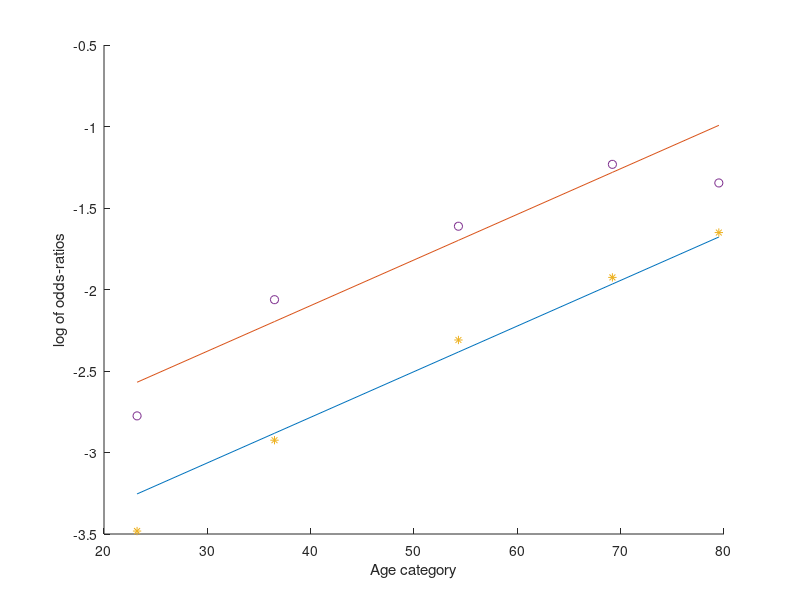
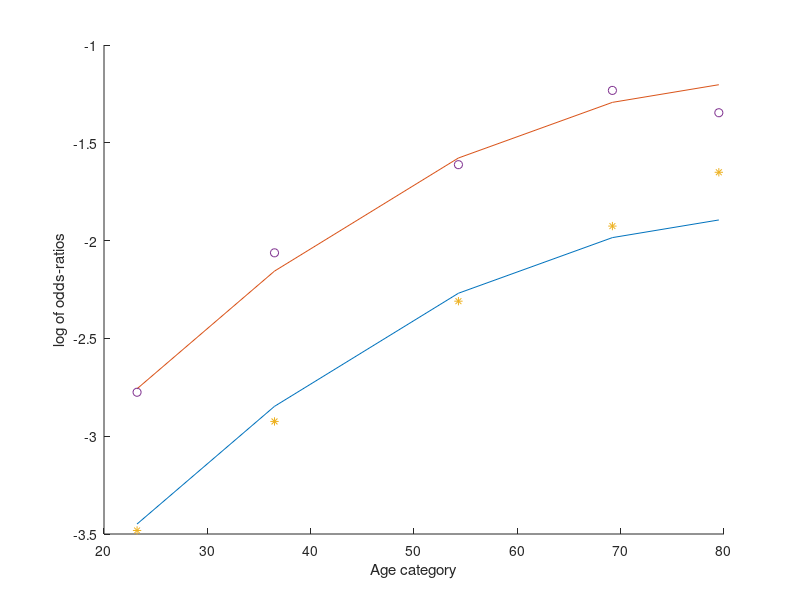

The MATLAB source for these figures, in order:
%% clear all variables and console and close windows
clear
clc
close all

%% Drug data
zi = [1, 0, 1, 0, 1, 0, 0, 0, 0, 21;
      1, 0, 1, 0, 0, 1, 0, 0, 0, 32;
      1, 0, 1, 0, 0, 0, 1, 0, 0, 70;
      1, 0, 1, 0, 0, 0, 0, 1, 0, 43;
      1, 0, 1, 0, 0, 0, 0, 0, 1, 19;
      1, 0, 0, 1, 1, 0, 0, 0, 0, 683;
      1, 0, 0, 1, 0, 1, 0, 0, 0, 596;
      1, 0, 0, 1, 0, 0, 1, 0, 0, 705;
      1, 0, 0, 1, 0, 0, 0, 1, 0, 295;
      1, 0, 0, 1, 0, 0, 0, 0, 1, 99;
      0, 1, 1, 0, 1, 0, 0, 0, 0, 46;
      0, 1, 1, 0, 0, 1, 0, 0, 0, 89;
      0, 1, 1, 0, 0, 0, 1, 0, 0, 169;
      0, 1, 1, 0, 0, 0, 0, 1, 0, 98;
      0, 1, 1, 0, 0, 0, 0, 0, 1, 51;
      0, 1, 0, 1, 1, 0, 0, 0, 0, 738;
      0, 1, 0, 1, 0, 1, 0, 0, 0, 700;
      0, 1, 0, 1, 0, 0, 1, 0, 0, 847;
      0, 1, 0, 1, 0, 0, 0, 1, 0, 336;
      0, 1, 0, 1, 0, 0, 0, 0, 1, 196];
  
y = zi(:, 10); % number of obs per cell

%% design matrix
I = 2; % sex M - F
J = 2; % drug Yes - No
K = 5; % age category 16-29, 30-44, 45-64, 65-74, 75++
%
%%  Mean age per group: for Men and for Women
average = [23.2 36.5 54.3 69.2 79.5 23.2 36.5 54.3 69.2 79.5]';

%%   Design Matrix
X = [1   1    
     1   1  
     1   1 
     1   1      
     1   1     
     1  -1     
     1  -1      
     1  -1      
     1  -1      
     1  -1];

%%  Age
X        = [X  average];
[n,npar] = size(X);
df       = n - npar;

Xform = [];
for i = 1:n
   temp  = sprintf('%10.2f', X(i,:));
   Xform = [Xform; temp];
end

label = zi(:, 3)==1;
n1jk  = y(label);
label = zi(:, 3)==0;
n2jk  = y(label);
b0    = 0 * ones(npar, 1);

%% max likelihood in log-lin models
% y is the effective in each cell
% X*b is the expected value in cell if b is the current value
lnliklogist = @(b) -sum(n1jk.*log(ones(size(n1jk))./(ones(size(n1jk)) + exp(-X*b)))) - sum(n2jk.*log(ones(size(ones(size(n1jk))./(ones(size(n1jk))+exp(-X*b))))-ones(size(n1jk))./(ones(size(n1jk)) + exp(-X*b))))

iter   = 100;
opt    = [1 1e-2 1e-2 1e-4  0 0 0 0 0 0 0 0 0 iter 0 0 0 1];
[b, ~] = fminsearch(lnliklogist, b0)
N      = sum(y)
p1     = ones(size(n1jk))./(ones(size(n1jk)) + exp(-X*b));
p2     = ones(size(n2jk))./(ones(size(n2jk)) + exp(X*b));
nfit   = [(n1jk + n2jk).*p1 ;  (n1jk + n2jk).*p2];
nobs   = [n1jk; n2jk];
e      = log(nobs) - log(nfit);

disp('degree of freedom')
disp(df)

G2     = 2 * sum(nobs.*e)
pvalG2 = 1 - chi2cdf(G2, df)
X2     = sum(((nobs-nfit).^2)./nfit)
pvalG2 = 1 - chi2cdf(G2, df)

disp(' ')
disp('  observed    fitted')
disp('    values    values')
disp([nobs  nfit])
disp(' ')
disp('design matrix')
disp(Xform)

oddratfit = log(p1./p2);
oddrat    = log(n1jk./n2jk);

%% plot
figure(1)
hold on
plot(X(1:K,3), oddratfit(1:K), '-', X(K+1:2*K,3), oddratfit(K+1:2*K),
     '-', X(1:K, 3), oddrat(1:K), '*', X(K+1:2*K,3), oddrat(K+1:2*K), 'o')
xlabel('Age category')
ylabel('log of odds-ratios')
hold off

%% calculate model with age*age
X = [1   1    
     1   1  
     1   1 
     1   1      
     1   1     
     1  -1     
     1  -1      
     1  -1      
     1  -1      
     1  -1];
 
%%  Age and Age^2
X = [X  average average.*average];

[n, npar] = size(X);
df2       = n - npar;

Xform = [];
for i=1:n
   temp  = sprintf('%10.2f',X(i,:));
   Xform = [Xform;temp];
end

label = zi(:,3)==1;
n1jk  = y(label);
label = zi(:,3)==0;
n2jk  = y(label);
b0    = 0*ones(npar,1);

%% max likelihood in log-lin models
% y is the effective in each cell
% X*b is the expected value in cell if b is the current value
lnliklogist = @(b) -sum(n1jk.*log(ones(size(n1jk))./(ones(size(n1jk))+exp(-X*b)))) - sum(n2jk.*log(ones(size(ones(size(n1jk))./(ones(size(n1jk))+exp(-X*b))))-ones(size(n1jk))./(ones(size(n1jk))+exp(-X*b))))

iter  = 100;
opt   = [1 1e-2 1e-2 1e-4  0 0 0 0 0 0 0 0 0 iter 0 0 0 1];
[b,~] = fminsearch(lnliklogist,b0)
N     = sum(y)
p1    = ones(size(n1jk))./(ones(size(n1jk))+exp(-X*b));
p2    = ones(size(n2jk))./(ones(size(n2jk))+exp(X*b));
nfit  = [(n1jk+n2jk).*p1 ;  (n1jk+n2jk).*p2];
nobs  = [n1jk ;n2jk];
e     = log(nobs)-log(nfit);

disp('degree of freedom')
disp(df2)

GG2     = 2*sum(nobs.*e)
pvalG2  = 1- chi2cdf(GG2,df2)
X2      = sum(((nobs-nfit).^2)./nfit)
pvalGG2 = 1- chi2cdf(GG2,df2)

disp(' ')
disp('  observed    fitted')
disp('    values    values')
disp([nobs  nfit])
disp(' ')
disp('design matrix')
disp(Xform)
oddratfit = log(p1./p2);
oddrat = log(n1jk./n2jk);

%% plot
figure(2)
hold on
plot(X(1:K,3),oddratfit(1:K),'-',X(K+1:2*K,3),oddratfit(K+1:2*K),'-',...
   X(1:K,3),oddrat(1:K),'*',X(K+1:2*K,3),oddrat(K+1:2*K),'o')
xlabel('Age category')
ylabel('log of odds-ratios')
hold off
overallG2     = G2-GG2
pvalG2        = 1- chi2cdf(overallG2,df-df2)
pvaloverallG2 = 1- chi2cdf(overallG2,df-df2)
